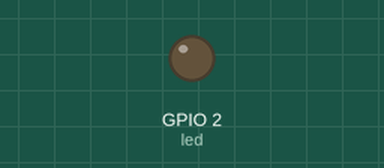
Bench run of a program on a simulated ESP32 board running MicroPython. Parts: output pins drawn as LEDs (lit = HIGH).

Above: at 0.1 s.
At 99.1 s:
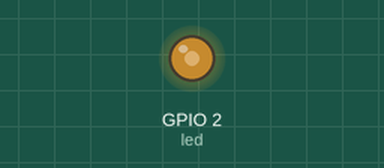
Timing chart, 0 to 100.6 s (numbered marks = the images above):
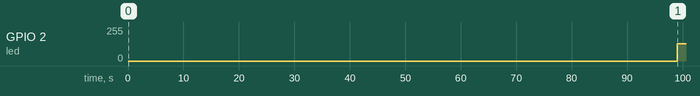

Measured:
- by itself, GPIO 2 (led): 0/255 → 128/255 at 99.0 s

The program:

main2.py
```python
from machine import Pin, PWM
from time import sleep

# frequency = 1000=一秒1000次
# 當duty_cycle=0時，LED熄滅
# 當duty_cycle=512時，代表每一次都只亮一半，總共重複了1000次，所以看起來是半亮
# 當duty_cycle=1023時，代表每一次都亮，總共重複了1000次，所以看起來是全亮
# 這是PWM的特性

frequency = 1000
duty_cycle = 0
led = PWM(Pin(2), freq=frequency, duty=duty_cycle)
while True:
    led.duty(0)
    sleep(99)
    led.duty(512)
    sleep(99)
    led.duty(923)
    sleep(99)
```
